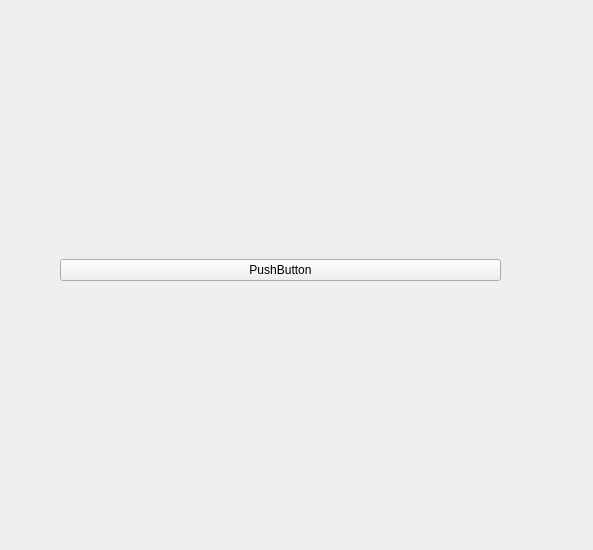
<?xml version="1.0" encoding="UTF-8"?>
<ui version="4.0">
 <class>Form</class>
 <widget class="QWidget" name="Form">
  <property name="geometry">
   <rect>
    <x>0</x>
    <y>0</y>
    <width>593</width>
    <height>550</height>
   </rect>
  </property>
  <property name="windowTitle">
   <string>Form</string>
  </property>
  <widget class="QWidget" name="gridLayoutWidget">
   <property name="geometry">
    <rect>
     <x>60</x>
     <y>30</y>
     <width>441</width>
     <height>481</height>
    </rect>
   </property>
   <layout class="QGridLayout" name="gridLayout">
    <item row="0" column="0">
     <widget class="QPushButton" name="pushButton">
      <property name="text">
       <string>PushButton</string>
      </property>
     </widget>
    </item>
   </layout>
  </widget>
 </widget>
 <resources/>
 <connections/>
</ui>
